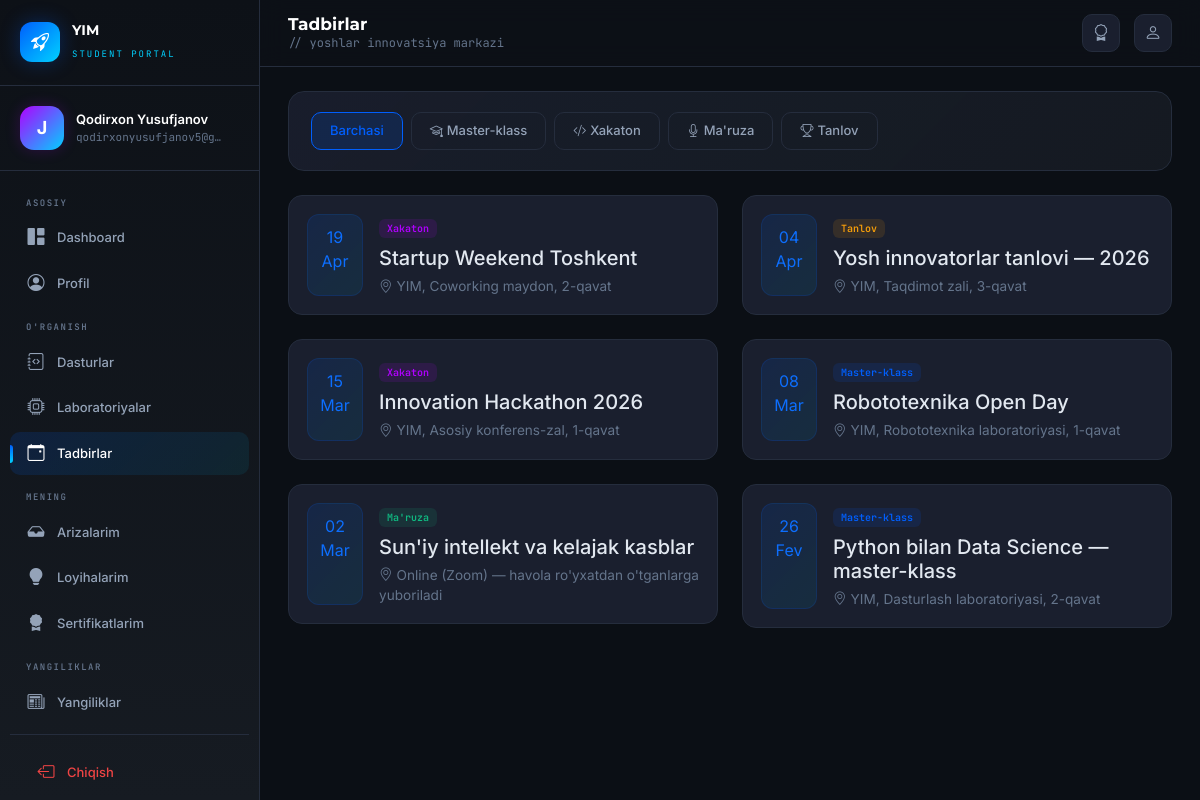
The app's page /student/events/ (signed in) with its own data.
### accounts/models.py (models this page shows, shortened)
class User(AbstractUser):
    ROLE_CHOICES = (
        ('admin', 'Admin'),
        ('student', 'Student'),
    )
    role = models.CharField(max_length=10, choices=ROLE_CHOICES, default='student')
    phone = models.CharField(max_length=20, blank=True, null=True)
    avatar = models.ImageField(upload_to='avatars/', blank=True, null=True)
    bio = models.TextField(blank=True, null=True)
    birth_date = models.DateField(blank=True, null=True)

### dashboard/models.py (models this page shows, shortened)
class Event(models.Model):
    TYPE_CHOICES = (
        ('masterclass', 'Master-klass'),
        ('hackathon', 'Xakaton'),
        ('lecture', "Ma'ruza"),
        ('competition', 'Tanlov'),
    )
    title = models.CharField(max_length=300, verbose_name="Sarlavha")
    event_type = models.CharField(max_length=20, choices=TYPE_CHOICES, default='masterclass', verbose_name="Turi")
    image = models.ImageField(upload_to='events/', blank=True, null=True, verbose_name="Rasm")
    description = models.TextField(blank=True, verbose_name="Tavsif")
    date = models.DateTimeField(verbose_name="Sana va vaqt")
    location = models.CharField(max_length=300, blank=True, verbose_name="Joy")
    is_active = models.BooleanField(default=True, verbose_name="Faol")
    created_at = models.DateTimeField(auto_now_add=True)
    updated_at = models.DateTimeField(auto_now=True)
    class Meta:
        ordering = ['-date']
        verbose_name = "Tadbir"
        verbose_name_plural = "Tadbirlar"

### student/views.py (the view)
# urls.py: path('events/', views.event_list, name='event_list'),
@student_required
def event_list(request):
    events = Event.objects.filter(is_active=True)
    type_filter = request.GET.get('type', '')
    if type_filter:
        events = events.filter(event_type=type_filter)
    return render(request, 'student/events/list.html', {
        'events': events,
        'type_filter': type_filter,
    })

### dashboard/context_processors.py (called while the page is built)
def pending_applications(request):
    if request.user.is_authenticated:
        try:
            count = Application.objects.filter(status='pending').count()
            return {'pending_count': count}
        except Exception:
            return {'pending_count': 0}
    return {'pending_count': 0}

### student/views.py (called while the page is built)
def student_required(view_func):
    @wraps(view_func)
    @login_required(login_url='/login/')
    def wrapper(request, *args, **kwargs):
        return view_func(request, *args, **kwargs)
    return wrapper

### templates/student/events/list.html (shortened to what this page needs)
{% extends "student/base.html" %}
{% block page_title %}Tadbirlar{% endblock %}
{% block content %}
<div class="fade-up">
    <div class="glass-card mb-4">
        <div class="glass-card-body">
            <div class="d-flex flex-wrap gap-2">
                <a href="{% url 'student:event_list' %}" class="btn-ghost {% if not request.GET.type %}active{% endif %}">
                    Barchasi
                </a>
                <a href="{% url 'student:event_list' %}?type=masterclass" class="btn-ghost {% if request.GET.type == 'masterclass' %}active{% endif %}">
                    <i class="bi bi-mortarboard me-1"></i>Master-klass
                </a>
                <a href="{% url 'student:event_list' %}?type=hackathon" class="btn-ghost {% if request.GET.type == 'hackathon' %}active{% endif %}">
                    <i class="bi bi-code-slash me-1"></i>Xakaton
                </a>
                <a href="{% url 'student:event_list' %}?type=lecture" class="btn-ghost {% if request.GET.type == 'lecture' %}active{% endif %}">
                    <i class="bi bi-mic me-1"></i>Ma'ruza
                </a>
                <a href="{% url 'student:event_list' %}?type=competition" class="btn-ghost {% if request.GET.type == 'competition' %}active{% endif %}">
                    <i class="bi bi-trophy me-1"></i>Tanlov
                </a>
            </div>
        </div>
    </div>
    {% if events %}
    <div class="row g-4">
        {% for event in events %}
        <div class="col-lg-6 fade-up" style="animation-delay: {{ forloop.counter0 }}00ms;">
            <a href="{% url 'student:event_detail' event.pk %}" style="text-decoration: none;">
                <div class="event-card">
                    <div class="event-date-box">
                        <span class="event-day">{{ event.date|date:"d" }}</span>
                        <span class="event-month">{{ event.date|date:"M" }}</span>
                    </div>
                    <div class="event-info">
                        <div class="mb-2">
                            {% if event.event_type == "masterclass" %}
                                <span class="event-type-badge type-masterclass">Master-klass</span>
                            {% elif event.event_type == "hackathon" %}
                                <span class="event-type-badge type-hackathon">Xakaton</span>
                            {% elif event.event_type == "lecture" %}
                                <span class="event-type-badge type-lecture">Ma'ruza</span>
                            {% elif event.event_type == "competition" %}
                                <span class="event-type-badge type-competition">Tanlov</span>
                            {% endif %}
                        </div>
                        <h5 style="color: var(--text-main); margin-bottom: 6px;">{{ event.title }}</h5>
                        <div style="display: flex; gap: 16px; flex-wrap: wrap;">
                            {% if event.location %}
                            <span style="color: var(--text-muted); font-size: 0.85rem;">
                                <i class="bi bi-geo-alt me-1"></i>{{ event.location }}
                            </span>
                            {% endif %}
                        </div>
                    </div>
                </div>
            </a>
        </div>
        {% endfor %}
    </div>
    {% endif %}
</div>
{% endblock %}

### templates/student/base.html (shortened to what this page needs)
{% load static %}
<!DOCTYPE html>
<html lang="uz">
<head>
    <link href="https://cdn.jsdelivr.net/npm/bootstrap@5.3.3/dist/css/bootstrap.min.css" rel="stylesheet">
    <link href="https://cdn.jsdelivr.net/npm/bootstrap-icons@1.11.3/font/bootstrap-icons.min.css" rel="stylesheet">
</head>
<body>
    <aside class="sidebar" id="sidebar">
        <div class="sidebar-brand">
            <div class="brand-logo"><i class="bi bi-rocket-takeoff"></i></div>
            <div class="brand-text">
                <h5>YIM</h5>
                <small>Student Portal</small>
            </div>
        </div>
        <div class="sidebar-profile">
            <div class="profile-avatar">
                {% if request.user.avatar %}
                <img src="{{ request.user.avatar.url }}" alt="">
                {% else %}
                {{ request.user.username|first|upper }}
                {% endif %}
            </div>
            <div class="profile-info">
                <div class="name">{{ request.user.get_full_name|default:request.user.username }}</div>
                <span class="email">{{ request.user.email|default:"student" }}</span>
            </div>
        </div>
        <nav class="sidebar-nav">
            <div class="nav-label">Asosiy</div>
            <a href="{% url 'student:home' %}" class="nav-item {% if request.resolver_match.url_name == 'home' %}active{% endif %}">
                <i class="bi bi-grid-1x2-fill"></i> Dashboard
            </a>
            <a href="{% url 'student:profile' %}" class="nav-item {% if request.resolver_match.url_name == 'profile' %}active{% endif %}">
                <i class="bi bi-person-circle"></i> Profil
            </a>
            <div class="nav-label">O'rganish</div>
            <a href="{% url 'student:program_list' %}" class="nav-item {% if 'program' in request.resolver_match.url_name %}active{% endif %}">
                <i class="bi bi-journal-code"></i> Dasturlar
            </a>
            <a href="{% url 'student:laboratory_list' %}" class="nav-item {% if 'laboratory' in request.resolver_match.url_name %}active{% endif %}">
                <i class="bi bi-cpu"></i> Laboratoriyalar
            </a>
            <a href="{% url 'student:event_list' %}" class="nav-item {% if 'event' in request.resolver_match.url_name %}active{% endif %}">
                <i class="bi bi-calendar-event"></i> Tadbirlar
            </a>
            <div class="nav-label">Mening</div>
            <a href="{% url 'student:my_applications' %}" class="nav-item {% if 'application' in request.resolver_match.url_name %}active{% endif %}">
                <i class="bi bi-inbox-fill"></i> Arizalarim
            </a>
            <a href="{% url 'student:my_projects' %}" class="nav-item {% if 'project' in request.resolver_match.url_name %}active{% endif %}">
                <i class="bi bi-lightbulb-fill"></i> Loyihalarim
            </a>
            <a href="{% url 'student:my_certificates' %}" class="nav-item {% if 'certificate' in request.resolver_match.url_name %}active{% endif %}">
                <i class="bi bi-award-fill"></i> Sertifikatlarim
            </a>
            <div class="nav-label">Yangiliklar</div>
            <a href="{% url 'student:news_list' %}" class="nav-item {% if 'news' in request.resolver_match.url_name %}active{% endif %}">
                <i class="bi bi-newspaper"></i> Yangiliklar
            </a>
            <div style="padding: 16px 10px; margin-top: 10px; border-top: 1px solid var(--dark-border);">
                <a href="{% url 'logout' %}" class="nav-item" style="color: var(--red);">
                    <i class="bi bi-box-arrow-left"></i> Chiqish
                </a>
            </div>
        </nav>
    </aside>
    <div class="main">
        <header class="topbar">
            <div class="topbar-left">
                <div class="page-heading">
                    <h4>{% block page_title %}Dashboard{% endblock %}</h4>
                    <p>{% block page_sub %}// yoshlar innovatsiya markazi{% endblock %}</p>
                </div>
            </div>
            <div class="topbar-right">
                <a href="{% url 'student:my_certificates' %}" class="topbar-btn" title="Sertifikatlar">
                    <i class="bi bi-award"></i>
                </a>
                <a href="{% url 'student:profile' %}" class="topbar-btn" title="Profil">
                    <i class="bi bi-person"></i>
                </a>
            </div>
        </header>
        <div class="content">
            {% block content %}{% endblock %}
        </div>
    </div>
</body>
</html>

### templates/student/events/list.html (style rules this page uses)
.btn-ghost.active { background: rgba(0, 95, 253, 0.15); border-color: var(--primary); color: var(--primary); }

### records on screen
User: user.username|first "J", user.get_full_name "Qodirxon Yusufjanov", user.email "qodirxonyusufjanov5@g…"
Event: date "19", date "Apr", event_type "Xakaton", title "Startup Weekend Toshkent", location "YIM, Coworking maydon, 2-qavat"
Event: date "04", date "Apr", event_type "Tanlov", title "Yosh innovatorlar tanlovi — 2026", location "YIM, Taqdimot zali, 3-qavat"
Event: date "15", date "Mar", event_type "Xakaton", title "Innovation Hackathon 2026", location "YIM, Asosiy konferens-zal, 1-qavat"
Event: date "08", date "Mar", event_type "Master-klass", title "Robototexnika Open Day", location "YIM, Robototexnika laboratoriyasi, 1-qavat"
Event: date "02", date "Mar", event_type "Ma'ruza", title "Sun'iy intellekt va kelajak kasblar", location "Online (Zoom) — havola ro'yxatdan o'tganlarga yuboriladi"
Event: date "26", date "Fev", event_type "Master-klass", title "Python bilan Data Science — master-klass", location "YIM, Dasturlash laboratoriyasi, 2-qavat"
